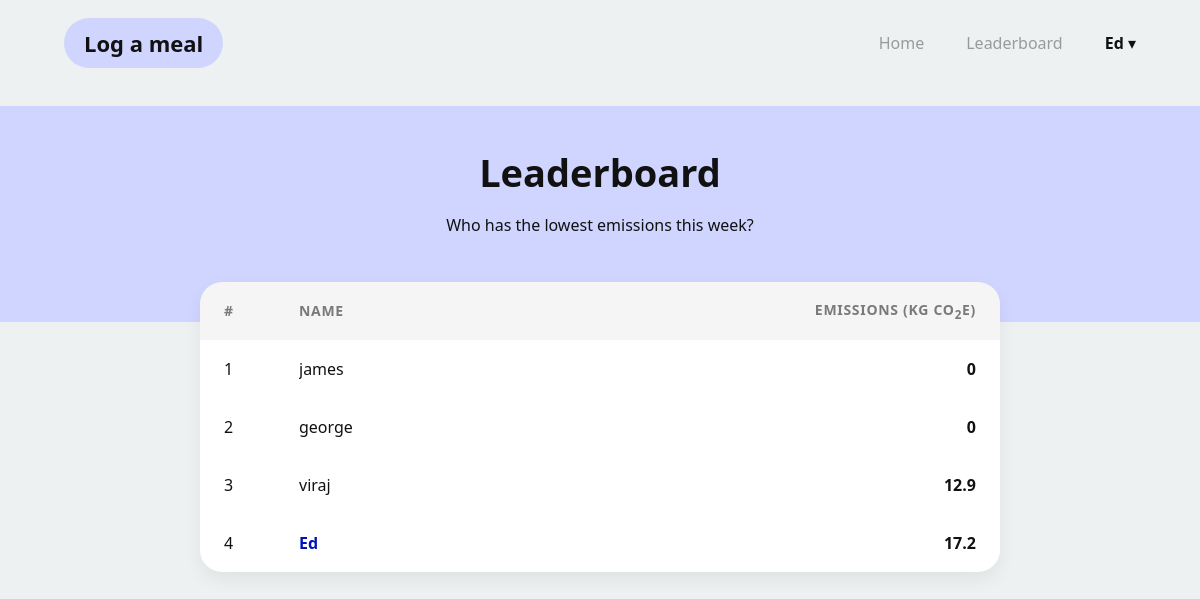
Page /leaderboard (signed in) on the earlier database version.
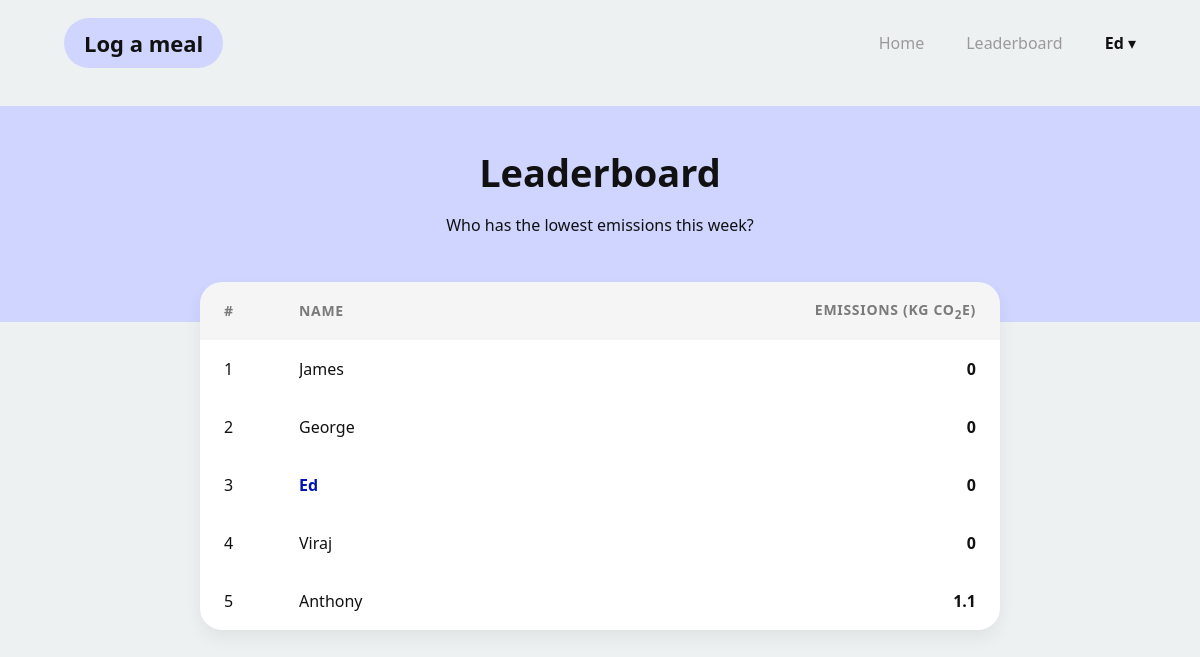
Same page on the later database version.
### app/models.py (models this page shows, shortened)
class User(db.Model, UserMixin):
    __tablename__ = 'users'
    id: so.Mapped[int] = so.mapped_column(primary_key=True)
    username: so.Mapped[str] = so.mapped_column(sa.String(63), index=True, unique=True)
    email: so.Mapped[str] = so.mapped_column(sa.String(119), index=True, unique=True)
    password_hash: so.Mapped[Optional[str]] = so.mapped_column(sa.String(255))
    weekly_score: so.Mapped[int] = so.mapped_column(sa.Integer, index=True, default=0)
    meals: so.Mapped[list['Meal']] = so.relationship(back_populates='user')

### app/routes.py (the view)
@app.route("/leaderboard")
@login_required
def leaderboard():
    seven_days_ago = datetime.now().date() - timedelta(days=7)
    all_users = User.query.all()
    leaderboard_list = []
    for user in all_users:
        rolling_total = sum(m.total_emissions for m in user.meals if m.date_added >= seven_days_ago)
        leaderboard_list.append((user.username, rolling_total))
    leaderboard_list.sort(key=lambda x: x[1])
    return render_template('LeaderboardPage.html', usernames=leaderboard_list)

### app/models.py (called while the page is built)
@login.user_loader
def load_user(id):
    return db.session.get(User, int(id))

### app/templates/LeaderboardPage.html (shortened to what this page needs)
{% extends "base.html" %}
{% block styles %}
<link rel="stylesheet" href="{{ url_for('static', filename='css/page_style.css') }}">
{% endblock %}
{% block content %}
<div class="dash">
    <div class="dash-hero">
        <h1 class="dash-title">Leaderboard</h1>
        <p class="dash-subtitle">Who has the lowest emissions this week?</p>
    </div>
    <div class="leaderboard">
        <div class="leaderboard-head">
            <div>#</div>
            <div>Name</div>
            <div>Emissions (kg CO<sub>2</sub>e)</div>
        </div>
        {% for username, score in usernames %}
        <div class="leaderboard-row">
            <div>{{ loop.index }}</div>
            <div class="{% if username == current_user.username %}current-user-highlight{% endif %}">
                {{ username }}
            </div>
            <div>{{ score|round(2) }}</div>
        </div>
        {% endfor %}
    </div>
</div>
{% endblock %}

### app/templates/base.html (shortened to what this page needs)
<!DOCTYPE html>
<html lang="en">
<head>
    <link rel="stylesheet" href="{{ url_for('static', filename='css/style.css') }}">
    {% block styles %}{% endblock %}
</head>
<body>
<header class="nav">
    <div class="nav-inner">
        <div class="nav-brand">
            {% if current_user.is_authenticated %}
            <a href="{{ url_for('log_meal') }}">Log a meal</a>
            {% else %}
            <a href="#" class="nav-link--disabled">Log a meal</a>
            {% endif %}
        </div>
        <nav class="nav-links">
            <a href="{{ url_for('index') }}">Home</a>
            {% if current_user.is_authenticated %}
            <a href="{{ url_for('leaderboard') }}">Leaderboard</a>
            <div class="nav-user-dropdown">
                <button class="dropdown-trigger">
                    <strong>{{ current_user.username }}</strong> ▾
                </button>
            </div>
            {% else %}
            <a href="{{ url_for('login') }}">Login</a>
            <a href="{{ url_for('signup') }}" class="nav-cta">Sign Up</a>
            {% endif %}
        </nav>
    </div>
</header>
{% block content %}
{% endblock %}
</body>
</html>

Differences in the rows shown:
removed User: username "viraj", score "12.9"
changed User "Ed": weekly_score "17.2" → "0"
changed User: username "james" → "James"
changed User: username "george" → "George"
added User: username "Viraj", weekly_score "0"
added User: username "Anthony", score "1.1"
